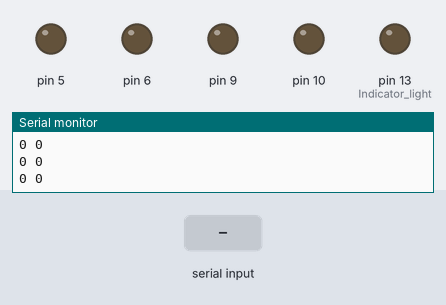
A sketch run on a simulated Arduino Uno, built with avr-gcc and run on an emulated ATmega328P. On the bench: output pins drawn as LEDs (lit = HIGH), the last lines printed to the serial monitor. The test bench sets the inputs (shaded band).

Above: at 1.2 s.
1.3 s: "s90\n" received over the second serial link
At 2.3 s:
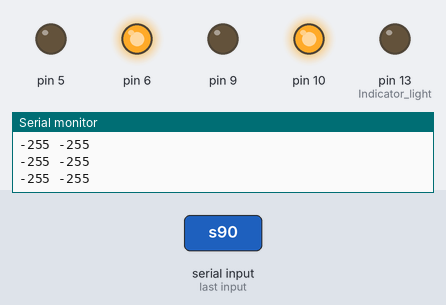
2.8 s: "s,45\n" received over the second serial link
At 3.5 s:
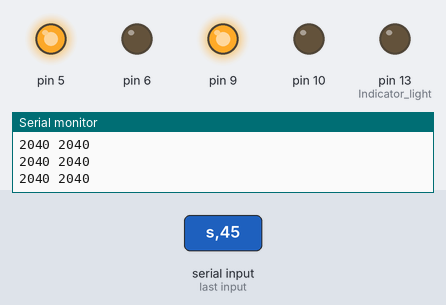
4.3 s: "t90\n" received over the second serial link
At 4.8 s:
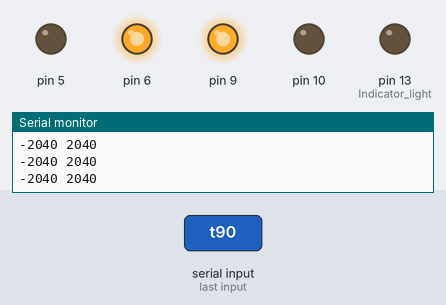
5.8 s: "t,45\n" received over the second serial link
At 6.1 s:
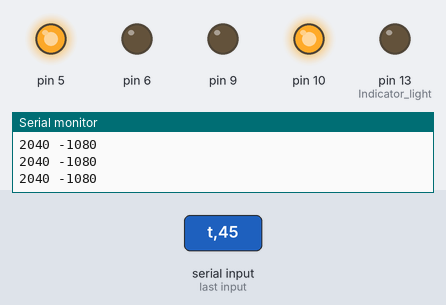
7.3 s: "s" received over the second serial link
At 8.6 s:
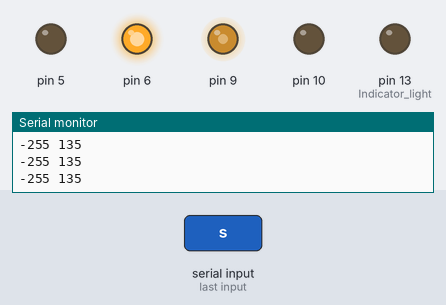
Timing chart, 0 to 9.8 s (numbered marks = the images above; inputs shaded):
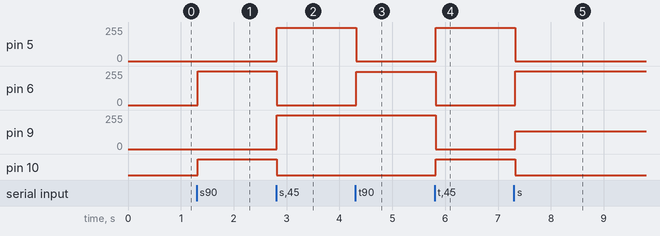

The sketch:

Bluetooth_Control.ino
```cpp
//Libraries
#include <SoftwareSerial.h>

//Structures

//Hardware specs
SoftwareSerial bt(11,12);          //RX, TX; thus the opposite for the BT module
const int motorpin[] {5,6,9,10}; //Motors (PWM)

//App specs
const int mxspd=10;
const int mxtrn=51;
//Avoids negative

//Settings
const bool idle=false;            //For debugging, turning off motor
int speedratio=0;                 //-mcspd until mcspd
int turnratio=0;                  //Ranges from -mxtrn to mxtrn, with mxtrn being centered right turn and 0 being straight.

//Calculation

int code=0;
int temp;
int counter=0;
String s;
unsigned long prevmil[2]={0};
unsigned long mil[2]={0};

void setup() {
  Serial.begin(9600); //For native USB port only
  bt.begin(9600);
  bt.println("Connected");

  pinMode(13,OUTPUT); //Indicator light
  for (int i=0;i<sizeof(motorpin)/sizeof(const int);i++) pinMode(motorpin[i],OUTPUT);
  delay(10);
}

void loop() {
  while(bt.available()){
    char c=bt.read();                 //Store chars
    s.concat(c);                      //Combine chars received
    switch(c){
      case 's':speedratio=s.toInt()-mxspd; Serial.print(s); s=""; break;  //Input ranges from 0 to 20
      case 't':turnratio=s.toInt()-mxtrn; Serial.print(s); s=""; break;  //Ranges from 0 to 102
      case 'c':code=s.toInt(); Serial.print(s); s=""; break;
    }
  }
  Serial.println();
  control(code);
  int normal=255*speedratio/mxspd;                  //Maximum speed tweaked by speedratio
  int reducer=255*2*turnratio/mxtrn;
  int slower=(255-abs(reducer))*speedratio/mxspd;   //Reduced maximum speed for turning purpose
  motor((turnratio>=0)*normal+(turnratio<0)*slower,(turnratio<=0)*normal+(turnratio>0)*slower);
}

void control(int index) {
  switch (index) {
    case -1: motor(0,0); return;                    //Stop
  }
}

void motor(int left,int right) {
  Serial.print(left);Serial.print(' ');Serial.print(right);Serial.print(' ');
  if (idle) return;
  //PWM into input pins
  analogWrite(motorpin[0],(left>=0)*abs(left));  //If this is PWM left
  analogWrite(motorpin[1],!(left>=0)*abs(left)); //this is 0
  analogWrite(motorpin[2],(right>=0)*abs(right));
  analogWrite(motorpin[3],!(right>=0)*abs(right));
}
```

Measured:
- after the input at 1.3 s, pin 6: 0/255 → 255/255 at once; pin 10: LOW → HIGH at once
- after the input at 2.8 s, pin 5: 0/255 → 248/255 at once; pin 6: 255/255 → 0/255 at once; pin 9: 0/255 → 255/255 at once; pin 10: HIGH → LOW at once
- after the input at 4.3 s, pin 5: 248/255 → 0/255 at once; pin 6: 0/255 → 248/255 at once
- after the input at 5.8 s, pin 5: 0/255 → 248/255 at once; pin 6: 248/255 → 0/255 at once; pin 9: 255/255 → 0/255 at once; pin 10: LOW → HIGH at once
- after the input at 7.3 s, pin 5: 248/255 → 0/255 at once; pin 6: 0/255 → 255/255 at once; pin 9: 0/255 → 135/255 at once; pin 10: HIGH → LOW at once
